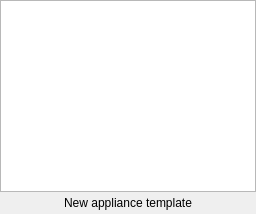
  <widget class="QDockWidget" name="uiNodesDockWidget">
   <property name="enabled">
    <bool>true</bool>
   </property>
   <property name="visible">
    <bool>true</bool>
   </property>
   <property name="styleSheet">
    <string notr="true">
QWidget {
    background-color: #fae8b7;
    color: #586e75;
}

QToolBar {
    border:0px;
}

QGraphicsView, QTextEdit, QPlainTextEdit, QTreeWidget, QListWidget, QLineEdit, QSpinBox, QComboBox {
    background-color: #fdf6e3;
}

QLabel, QMenu, QStatusBar {
  color: #586e75;
}

QMenuBar::item {
    background-color: #fae8b7;
}

QMenu::item:selected {
    color: #f2f2f2;
    background-color: #383838;
}

QToolButton:hover {
    background-color: #383838;
}

QGroupBox {
    color: #586e75;
    font: bold 12px;
    padding: 15px;
    border-style: none;
}

QAbstractScrollArea::corner {
    background: #fae8b7;
}

QScrollBar::add-page:horizontal, QScrollBar::sub-page:horizontal, QScrollBar::add-page:vertical, QScrollBar::sub-page:vertical {
  background: none;
}

QComboBox {
    selection-color: #f2f2f2;
    selection-background-color: #fae8b7;
}

QComboBox QAbstractItemView {
    background-color: #fdf6e3;
}

QDockWidget, QMenuBar, QPushButton, QToolButton, QTabWidget, QHeaderView::section {
    color: #586e75;
    font: bold 11px;
}

QTabBar {
    color: #586e75;
}

QRadioButton, QCheckBox {
  color: #586e75;
}

QRadioButton::disabled, QCheckBox::disabled {
  color: gray;
}
// bg-color=#fdf6e3
// fg-color=#586e75
// tool-bar=#fae8b7
// selection-bg=#383838 
// selection-fg=#f2f2f2
 </string>
   </property>
   <property name="floating">
    <bool>false</bool>
   </property>
   <property name="allowedAreas">
    <set>Qt::LeftDockWidgetArea|Qt::RightDockWidgetArea</set>
   </property>
   <property name="windowTitle">
    <string>All devices</string>
   </property>
   <attribute name="dockWidgetArea">
    <number>1</number>
   </attribute>
   <widget class="QWidget" name="uiNodesDockWidgetContents">
    <layout class="QVBoxLayout">
     <property name="spacing">
      <number>0</number>
     </property>
     <property name="leftMargin">
      <number>0</number>
     </property>
     <property name="topMargin">
      <number>0</number>
     </property>
     <property name="rightMargin">
      <number>0</number>
     </property>
     <property name="bottomMargin">
      <number>0</number>
     </property>
     <item>
      <widget class="NodesView" name="uiNodesView">
       <property name="sizePolicy">
        <sizepolicy hsizetype="Expanding" vsizetype="Expanding">
         <horstretch>0</horstretch>
         <verstretch>0</verstretch>
        </sizepolicy>
       </property>
       <property name="toolTip">
        <string>Drag a node to the workspace (Press SHIFT while dragging to add multiple identical nodes).</string>
       </property>
       <property name="dragEnabled">
        <bool>false</bool>
       </property>
       <property name="iconSize">
        <size>
         <width>32</width>
         <height>32</height>
        </size>
       </property>
       <property name="rootIsDecorated">
        <bool>false</bool>
       </property>
       <attribute name="headerVisible">
        <bool>false</bool>
       </attribute>
       <column>
        <property name="text">
         <string>1</string>
        </property>
       </column>
      </widget>
     </item>
     <item>
      <widget class="QPushButton" name="uiNewAppliancePushButton">
       <property name="text">
        <string>New appliance template</string>
       </property>
       <property name="icon">
        <iconset resource="../../resources/resources.qrc">
         <normaloff>:/icons/plus.svg</normaloff>:/icons/plus.svg</iconset>
       </property>
       <property name="autoDefault">
        <bool>false</bool>
       </property>
       <property name="flat">
        <bool>true</bool>
       </property>
      </widget>
     </item>
    </layout>
   </widget>
  </widget>
